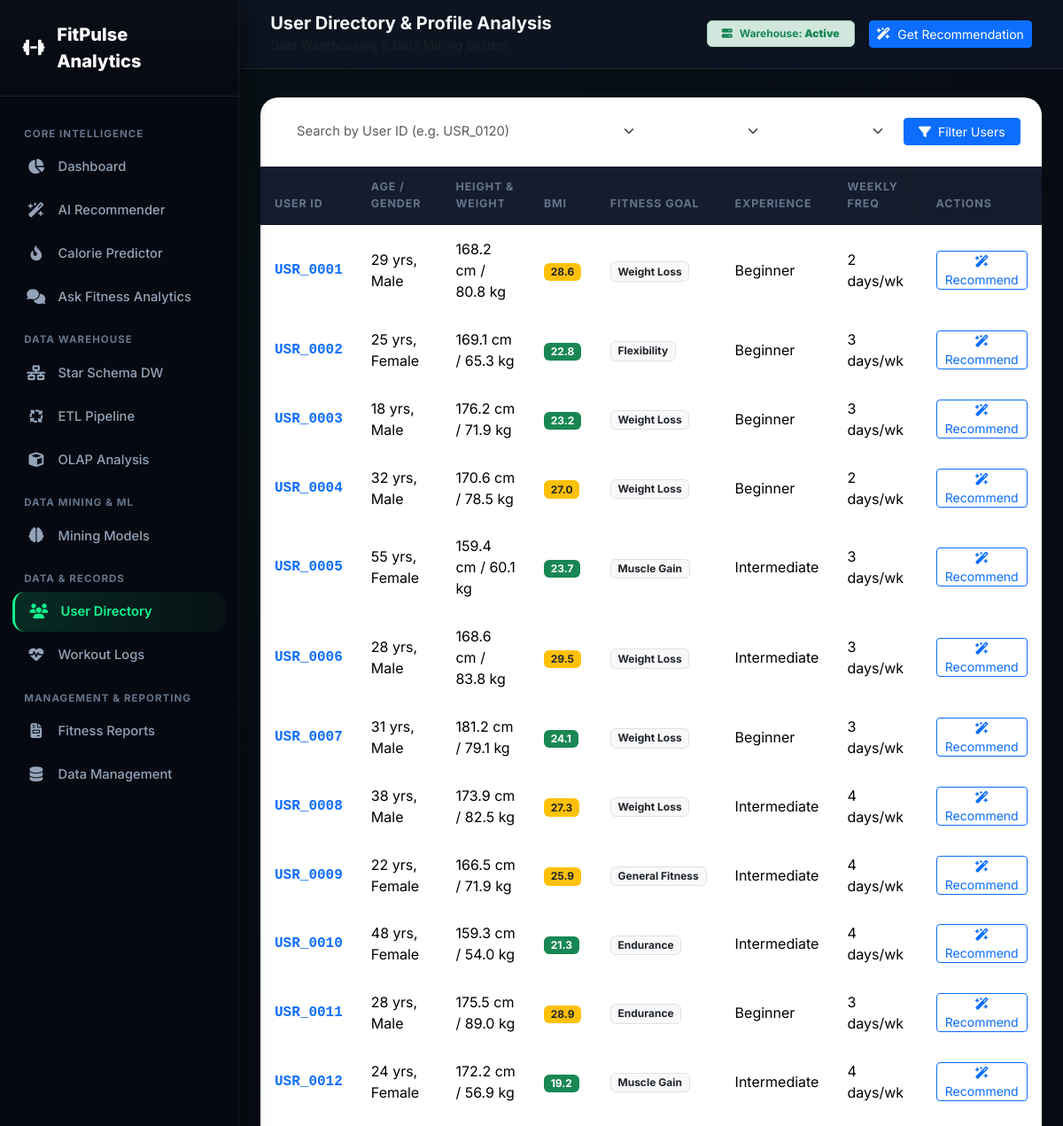
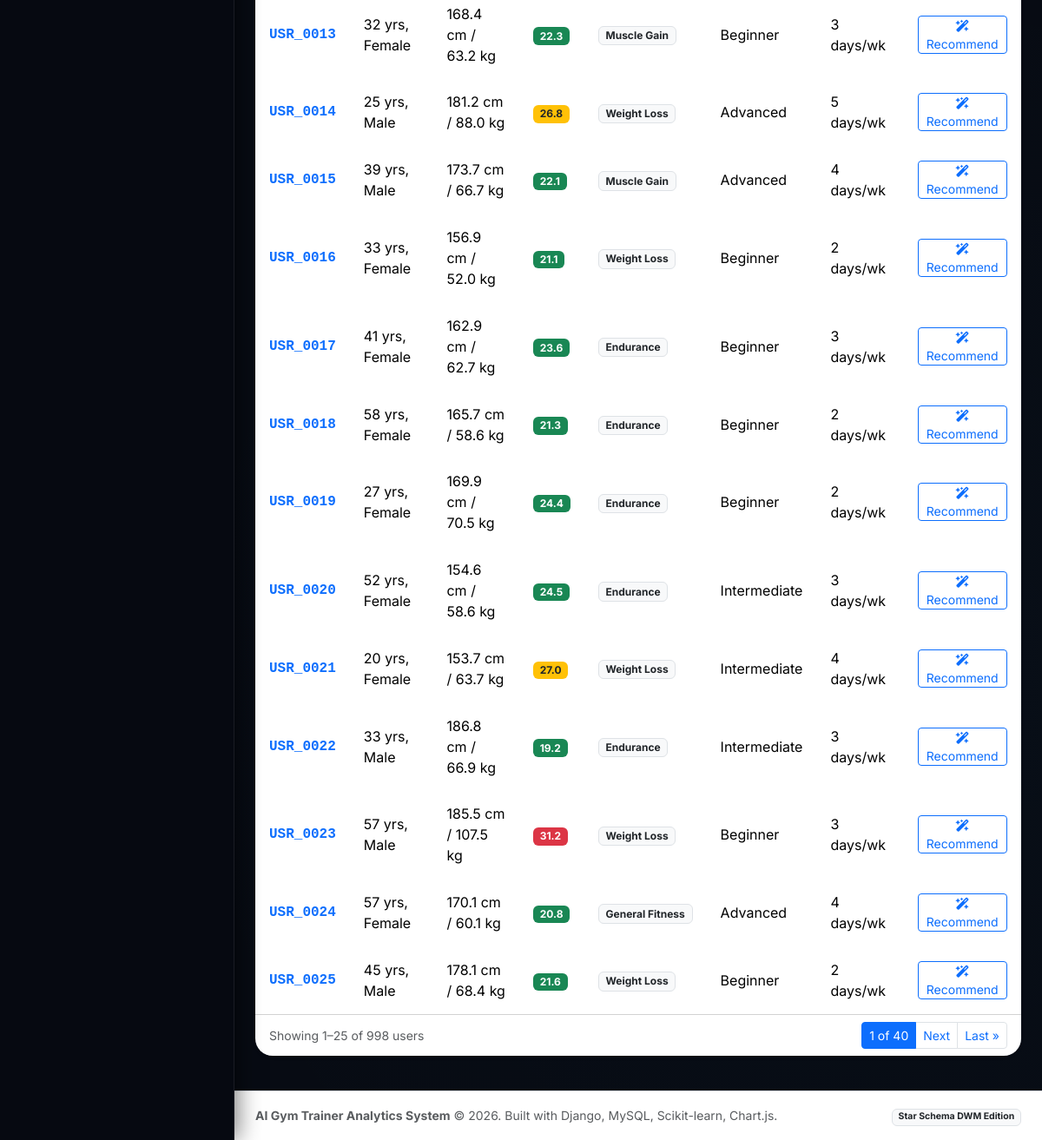
The app's page /fitness/users/ with its own data (2 pictures, top to bottom).
### fitness/models.py (models this page shows, shortened)
class UserProfile(models.Model):
    user_id = models.CharField(max_length=50, unique=True, db_index=True)
    age = models.IntegerField()
    gender = models.CharField(max_length=20)
    height = models.FloatField(help_text="Height in cm")
    weight = models.FloatField(help_text="Weight in kg")
    bmi = models.FloatField()
    fitness_goal = models.CharField(max_length=60)
    experience_level = models.CharField(max_length=30)
    workout_frequency = models.IntegerField(help_text="Days per week")
    fat_percentage = models.FloatField(default=20.0)
    created_at = models.DateTimeField(auto_now_add=True)

### fitness/views.py (the view)
# urls.py: path('users/', views.user_list_view, name='user_list'),
def user_list_view(request):
    search_q = request.GET.get('q', '').strip()
    gender_f = request.GET.get('gender', '')
    exp_f = request.GET.get('experience', '')
    goal_f = request.GET.get('goal', '')
    users_qs = UserProfile.objects.all().order_by('user_id')
    if search_q:
        users_qs = users_qs.filter(user_id__icontains=search_q)
    if gender_f:
        users_qs = users_qs.filter(gender=gender_f)
    if exp_f:
        users_qs = users_qs.filter(experience_level=exp_f)
    if goal_f:
        users_qs = users_qs.filter(fitness_goal=goal_f)
    paginator = Paginator(users_qs, 25)
    page_num = request.GET.get('page', 1)
    page_obj = paginator.get_page(page_num)
    context = {
        'page_obj': page_obj,
        'search_q': search_q,
        'gender_f': gender_f,
        'exp_f': exp_f,
        'goal_f': goal_f,
        'total_count': users_qs.count()
    }
    return render(request, 'fitness/users.html', context)

### templates/fitness/users.html (shortened to what this page needs)
{% extends 'base.html' %}
{% block page_title %}User Directory & Profile Analysis{% endblock %}
{% block content %}
<div class="card mb-4 shadow-sm border-0">
    <div class="card-header bg-white py-3">
        <form method="GET" class="row g-2 align-items-center">
            <div class="col-md-4">
                <input type="text" name="q" class="form-control form-control-sm" placeholder="Search by User ID (e.g. USR_0120)..." value="{{ search_q }}">
            </div>
            <div class="col-md-2">
                <select name="gender" class="form-select form-select-sm">
                    <option value="">All Genders</option>
                </select>
            </div>
            <div class="col-md-2">
                <select name="experience" class="form-select form-select-sm">
                    <option value="">All Levels</option>
                </select>
            </div>
            <div class="col-md-2">
                <select name="goal" class="form-select form-select-sm">
                    <option value="">All Goals</option>
                </select>
            </div>
            <div class="col-md-2">
                <button type="submit" class="btn btn-sm btn-primary w-100"><i class="fa-solid fa-filter me-1"></i> Filter Users</button>
            </div>
        </form>
    </div>
    <div class="card-body p-0">
        <div class="table-responsive">
            <table class="table table-hover align-middle mb-0">
                <thead class="table-light">
                    <tr>
                        <th>User ID</th>
                        <th>Age / Gender</th>
                        <th>Height & Weight</th>
                        <th>BMI</th>
                        <th>Fitness Goal</th>
                        <th>Experience</th>
                        <th>Weekly Freq</th>
                        <th>Actions</th>
                    </tr>
                </thead>
                <tbody>
                    {% for u in page_obj %}
                    <tr>
                        <td class="fw-bold font-monospace text-primary">{{ u.user_id }}</td>
                        <td>{{ u.age }} yrs, {{ u.gender }}</td>
                        <td>{{ u.height }} cm / {{ u.weight }} kg</td>
                        <td>
                            <span class="badge {% if u.bmi < 18.5 %}bg-info{% elif u.bmi < 25 %}bg-success{% elif u.bmi < 30 %}bg-warning text-dark{% else %}bg-danger{% endif %}">
                                {{ u.bmi }}
                            </span>
                        </td>
                        <td><span class="badge bg-light text-dark border">{{ u.fitness_goal }}</span></td>
                        <td>{{ u.experience_level }}</td>
                        <td>{{ u.workout_frequency }} days/wk</td>
                        <td>
                            <a href="/recommendations/?user_id={{ u.user_id }}" class="btn btn-xs btn-outline-primary btn-sm py-0">
                                <i class="fa-solid fa-wand-magic-sparkles"></i> Recommend
                            </a>
                        </td>
                    </tr>
                    {% empty %}
                    <tr>
                        <td colspan="8" class="text-center text-muted py-4">No matching users found.</td>
                    </tr>
                    {% endfor %}
                </tbody>
            </table>
        </div>
    </div>
    <div class="card-footer bg-white d-flex justify-content-between align-items-center">
        <small class="text-muted">Showing {{ page_obj.start_index }}–{{ page_obj.end_index }} of {{ total_count }} users</small>
        <nav>
            <ul class="pagination pagination-sm mb-0">
                <li class="page-item active"><span class="page-link">{{ page_obj.number }} of {{ page_obj.paginator.num_pages }}</span></li>
                {% if page_obj.has_next %}
                    <li class="page-item"><a class="page-link" href="?page={{ page_obj.next_page_number }}&q={{ search_q }}&gender={{ gender_f }}&experience={{ exp_f }}&goal={{ goal_f }}">Next</a></li>
                    <li class="page-item"><a class="page-link" href="?page={{ page_obj.paginator.num_pages }}&q={{ search_q }}&gender={{ gender_f }}&experience={{ exp_f }}&goal={{ goal_f }}">Last &raquo;</a></li>
                {% endif %}
            </ul>
        </nav>
    </div>
</div>
{% endblock %}

### templates/base.html (shortened to what this page needs)
{% load static %}
<!DOCTYPE html>
<html lang="en">
<head>
    <link href="https://cdn.jsdelivr.net/npm/bootstrap@5.3.2/dist/css/bootstrap.min.css" rel="stylesheet">
    <link rel="stylesheet" href="https://cdnjs.cloudflare.com/ajax/libs/font-awesome/6.5.1/css/all.min.css">
    <link rel="stylesheet" href="{% static 'css/custom.css' %}">
</head>
<body>
    <div class="d-flex" id="wrapper">
        <div id="sidebar-wrapper">
            <div class="sidebar-brand">
                <i class="fa-solid fa-dumbbell"></i>
                <span>FitPulse Analytics</span>
            </div>
            <ul class="sidebar-nav">
                <li class="sidebar-heading">Core Intelligence</li>
                <li class="nav-item">
                    <a class="nav-link {% if request.path == '/' %}active{% endif %}" href="/">
                        <i class="fa-solid fa-chart-pie"></i>
                        <span>Dashboard</span>
                    </a>
                </li>
                <li class="nav-item">
                    <a class="nav-link {% if '/recommendations' in request.path %}active{% endif %}" href="/recommendations/">
                        <i class="fa-solid fa-wand-magic-sparkles"></i>
                        <span>AI Recommender</span>
                    </a>
                </li>
                <li class="nav-item">
                    <a class="nav-link {% if '/mining/predict' in request.path %}active{% endif %}" href="/mining/predict/">
                        <i class="fa-solid fa-fire-flame-curved"></i>
                        <span>Calorie Predictor</span>
                    </a>
                </li>
                <li class="nav-item">
                    <a class="nav-link {% if '/analytics/qa' in request.path %}active{% endif %}" href="/analytics/qa/">
                        <i class="fa-solid fa-comments"></i>
                        <span>Ask Fitness Analytics</span>
                    </a>
                </li>
                <li class="sidebar-heading">Data Warehouse</li>
                <li class="nav-item">
                    <a class="nav-link {% if request.path == '/warehouse/' %}active{% endif %}" href="/warehouse/">
                        <i class="fa-solid fa-network-wired"></i>
                        <span>Star Schema DW</span>
                    </a>
                </li>
                <li class="nav-item">
                    <a class="nav-link {% if '/etl' in request.path %}active{% endif %}" href="/etl/">
                        <i class="fa-solid fa-arrows-spin"></i>
                        <span>ETL Pipeline</span>
                    </a>
                </li>
                <li class="nav-item">
                    <a class="nav-link {% if '/analytics/olap' in request.path %}active{% endif %}" href="/analytics/olap/">
                        <i class="fa-solid fa-cube"></i>
                        <span>OLAP Analysis</span>
                    </a>
                </li>
                <li class="sidebar-heading">Data Mining & ML</li>
                <li class="nav-item">
                    <a class="nav-link {% if request.path == '/mining/' %}active{% endif %}" href="/mining/">
                        <i class="fa-solid fa-brain"></i>
                        <span>Mining Models</span>
                    </a>
                </li>
                <li class="sidebar-heading">Data & Records</li>
                <li class="nav-item">
                    <a class="nav-link {% if '/fitness/users' in request.path %}active{% endif %}" href="/fitness/users/">
                        <i class="fa-solid fa-users"></i>
                        <span>User Directory</span>
                    </a>
                </li>
                <li class="nav-item">
                    <a class="nav-link {% if '/fitness/workouts' in request.path %}active{% endif %}" href="/fitness/workouts/">
                        <i class="fa-solid fa-heart-pulse"></i>
                        <span>Workout Logs</span>
                    </a>
                </li>
                <li class="sidebar-heading">Management & Reporting</li>
                <li class="nav-item">
                    <a class="nav-link {% if '/reports' in request.path %}active{% endif %}" href="/reports/">
                        <i class="fa-solid fa-file-invoice"></i>
                        <span>Fitness Reports</span>
                    </a>
                </li>
                <li class="nav-item">
                    <a class="nav-link {% if '/fitness/admin-data' in request.path %}active{% endif %}" href="/fitness/admin-data/">
                        <i class="fa-solid fa-database"></i>
                        <span>Data Management</span>
                    </a>
                </li>
            </ul>
        </div>
        <div id="page-content-wrapper" class="page-enter">
            <nav class="top-navbar d-flex justify-content-between align-items-center">
                <div class="d-flex align-items-center gap-3">
                    <div>
                        <h5 class="mb-0 fw-bold">{% block page_title %}AI Gym Trainer Analytics{% endblock %}</h5>
                        <small class="text-muted">Data Warehousing & Data Mining System</small>
                    </div>
                </div>
                <div class="d-flex align-items-center gap-3">
                    <div class="badge bg-success-subtle text-success border border-success-subtle px-3 py-2 d-none d-md-flex align-items-center gap-2">
                        <i class="fa-solid fa-server"></i>
                        <span>Warehouse: <strong>Active</strong></span>
                    </div>
                    <a href="/recommendations/" class="btn btn-sm btn-primary d-flex align-items-center gap-2">
                        <i class="fa-solid fa-wand-magic-sparkles"></i>
                        <span class="d-none d-sm-inline">Get Recommendation</span>
                    </a>
                </div>
            </nav>
            <div class="container-fluid px-4 pt-3 no-print">
            </div>
            <main class="container-fluid px-4 py-3 flex-grow-1">
                {% block content %}{% endblock %}
            </main>
            <footer class="py-3 px-4 bg-white border-top text-muted small d-flex justify-content-between align-items-center no-print">
                <div>
                    <strong>AI Gym Trainer Analytics System</strong> &copy; 2026. Built with Django, MySQL, Scikit-learn, Chart.js.
                </div>
                <div>
                    <span class="badge bg-light text-dark border">Star Schema DWM Edition</span>
                </div>
            </footer>
        </div>
    </div>
</body>
</html>

### records on screen
UserProfile: user_id "USR_0001", age "29", gender "Male", height "168.2", weight "80.8", bmi "28.6", fitness_goal "Weight Loss", experience_level "Beginner", workout_frequency "2"
UserProfile: user_id "USR_0002", age "25", gender "Female", height "169.1", weight "65.3", bmi "22.8", fitness_goal "Flexibility", experience_level "Beginner", workout_frequency "3"
UserProfile: user_id "USR_0003", age "18", gender "Male", height "176.2", weight "71.9", bmi "23.2", fitness_goal "Weight Loss", experience_level "Beginner", workout_frequency "3"
UserProfile: user_id "USR_0004", age "32", gender "Male", height "170.6", weight "78.5", bmi "27.0", fitness_goal "Weight Loss", experience_level "Beginner", workout_frequency "2"
UserProfile: user_id "USR_0005", age "55", gender "Female", height "159.4", weight "60.1", bmi "23.7", fitness_goal "Muscle Gain", experience_level "Intermediate", workout_frequency "3"
UserProfile: user_id "USR_0006", age "28", gender "Male", height "168.6", weight "83.8", bmi "29.5", fitness_goal "Weight Loss", experience_level "Intermediate", workout_frequency "3"
UserProfile: user_id "USR_0007", age "31", gender "Male", height "181.2", weight "79.1", bmi "24.1", fitness_goal "Weight Loss", experience_level "Beginner", workout_frequency "3"
UserProfile: user_id "USR_0008", age "38", gender "Male", height "173.9", weight "82.5", bmi "27.3", fitness_goal "Weight Loss", experience_level "Intermediate", workout_frequency "4"
UserProfile: user_id "USR_0009", age "22", gender "Female", height "166.5", weight "71.9", bmi "25.9", fitness_goal "General Fitness", experience_level "Intermediate", workout_frequency "4"
UserProfile: user_id "USR_0010", age "48", gender "Female", height "159.3", weight "54.0", bmi "21.3", fitness_goal "Endurance", experience_level "Intermediate", workout_frequency "4"
UserProfile: user_id "USR_0011", age "28", gender "Male", height "175.5", weight "89.0", bmi "28.9", fitness_goal "Endurance", experience_level "Beginner", workout_frequency "3"
UserProfile: user_id "USR_0012", age "24", gender "Female", height "172.2", weight "56.9", bmi "19.2", fitness_goal "Muscle Gain", experience_level "Intermediate", workout_frequency "4"
UserProfile: user_id "USR_0013", age "32", gender "Female", height "168.4", weight "63.2", bmi "22.3", fitness_goal "Muscle Gain", experience_level "Beginner", workout_frequency "3"
UserProfile: user_id "USR_0014", age "25", gender "Male", height "181.2", weight "88.0", bmi "26.8", fitness_goal "Weight Loss", experience_level "Advanced", workout_frequency "5"
UserProfile: user_id "USR_0015", age "39", gender "Male", height "173.7", weight "66.7", bmi "22.1", fitness_goal "Muscle Gain", experience_level "Advanced", workout_frequency "4"
UserProfile: user_id "USR_0016", age "33", gender "Female", height "156.9", weight "52.0", bmi "21.1", fitness_goal "Weight Loss", experience_level "Beginner", workout_frequency "2"
UserProfile: user_id "USR_0017", age "41", gender "Female", height "162.9", weight "62.7", bmi "23.6", fitness_goal "Endurance", experience_level "Beginner", workout_frequency "3"
UserProfile: user_id "USR_0018", age "58", gender "Female", height "165.7", weight "58.6", bmi "21.3", fitness_goal "Endurance", experience_level "Beginner", workout_frequency "2"
UserProfile: user_id "USR_0019", age "27", gender "Female", height "169.9", weight "70.5", bmi "24.4", fitness_goal "Endurance", experience_level "Beginner", workout_frequency "2"
UserProfile: user_id "USR_0020", age "52", gender "Female", height "154.6", weight "58.6", bmi "24.5", fitness_goal "Endurance", experience_level "Intermediate", workout_frequency "3"
UserProfile: user_id "USR_0021", age "20", gender "Female", height "153.7", weight "63.7", bmi "27.0", fitness_goal "Weight Loss", experience_level "Intermediate", workout_frequency "4"
UserProfile: user_id "USR_0022", age "33", gender "Male", height "186.8", weight "66.9", bmi "19.2", fitness_goal "Endurance", experience_level "Intermediate", workout_frequency "3"
UserProfile: user_id "USR_0023", age "57", gender "Male", height "185.5", weight "107.5", bmi "31.2", fitness_goal "Weight Loss", experience_level "Beginner", workout_frequency "3"
UserProfile: user_id "USR_0024", age "57", gender "Female", height "170.1", weight "60.1", bmi "20.8", fitness_goal "General Fitness", experience_level "Advanced", workout_frequency "4"
UserProfile: user_id "USR_0025", age "45", gender "Male", height "178.1", weight "68.4", bmi "21.6", fitness_goal "Weight Loss", experience_level "Beginner", workout_frequency "2"

### other values on screen
{{ page_obj.start_index }} "1"
{{ page_obj.end_index }} "25"
{{ total_count }} "998"
{{ page_obj.number }} "1"
{{ page_obj.paginator.num_pages }} "40"
